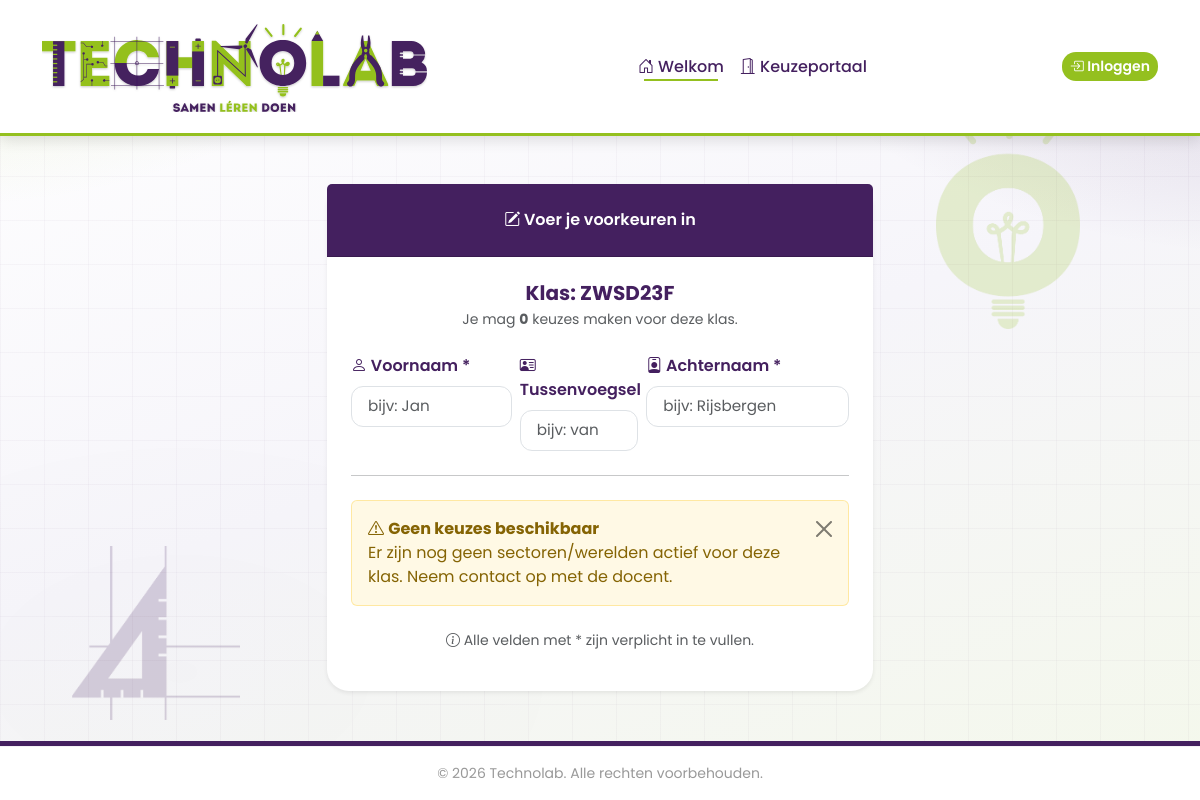
/index.php?klas_id=1, run on an earlier commit of the app's database.
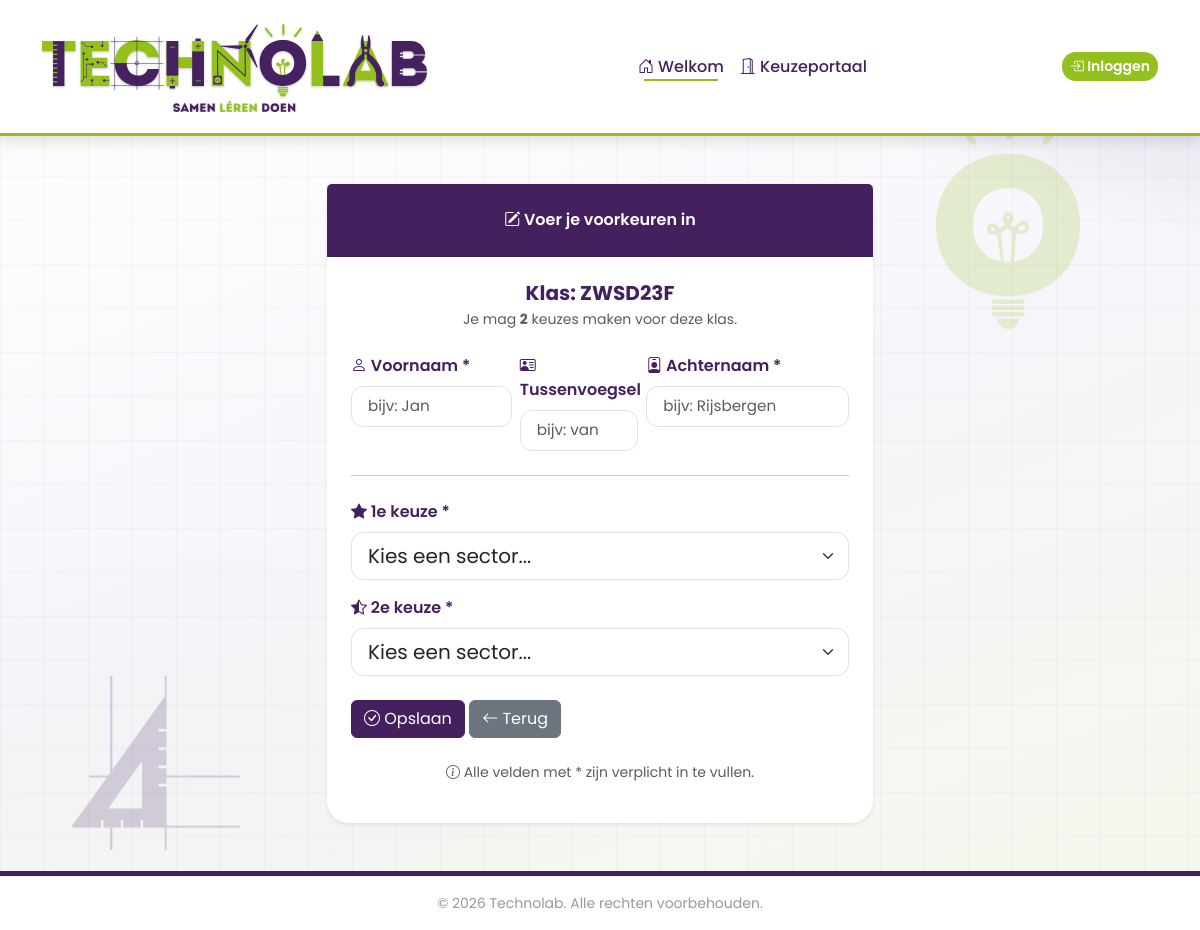
And on a later commit of the database.
### tables this page shows
CREATE TABLE `bezoek` (
  `bezoek_id` int(11) NOT NULL,
  `naam` varchar(255) NOT NULL,
  `type_onderwijs` enum('PO','VO','MBO') NOT NULL,
  `schooljaar` varchar(20) NOT NULL DEFAULT '',
  `pincode` varchar(50) NOT NULL,
  `max_keuzes` tinyint(3) UNSIGNED NOT NULL DEFAULT 2,
  `po_dag1` datetime DEFAULT NULL,
  `po_dag2` datetime DEFAULT NULL,
  `vo_week_start` date DEFAULT NULL,
  `vo_week_eind` date DEFAULT NULL,
  `actief` tinyint(1) NOT NULL DEFAULT 1,
  `created_at` timestamp NOT NULL DEFAULT current_timestamp()
);

### index.php (the view, shortened to what the changed rows need)
<?php
require 'includes/header.php';
?>
<?php
$klas_id = isset($_SESSION['klas_id']) ? (int)$_SESSION['klas_id'] : (int)$_GET['klas_id'];
$is_bewerken = (
    isset($_GET['edit']) &&
    $_GET['edit'] === '1' &&
    !isset($_SESSION['admin_id']) &&
    !empty($_SESSION['mag_wijzigen'])
);
$stmt = $conn->prepare("SELECT bezoek_id FROM bezoek_klas WHERE klas_id = ? LIMIT 1");
$stmt->bind_param("i", $klas_id);
$stmt->execute();
$bezoek_resultaat = $stmt->get_result()->fetch_assoc();
$bezoek_id = null;
$max_keuzes = 2;
if ($bezoek_resultaat) {
    $bezoek_id = (int)$bezoek_resultaat['bezoek_id'];
    $stmt = $conn->prepare("SELECT max_keuzes FROM bezoek WHERE bezoek_id = ?");
    $stmt->bind_param("i", $bezoek_id);
    $stmt->execute();
    $bezoekData = $stmt->get_result()->fetch_assoc();
    if ($bezoekData) {
        $max_keuzes = (int)($bezoekData['max_keuzes'] ?? 2);
    }
}
if ($bezoek_id) {
    $stmt = $conn->prepare("
        SELECT optie_id AS id, naam
        FROM bezoek_optie
        WHERE bezoek_id = ? AND actief = 1
        ORDER BY volgorde ASC
    ");
    $stmt->bind_param("i", $bezoek_id);
    $stmt->execute();
    $beschikbare_voorkeuren = $stmt->get_result()->fetch_all(MYSQLI_ASSOC);
} else {
    $beschikbare_voorkeuren = [];
}
$aantal_keuzes = min($max_keuzes, count($beschikbare_voorkeuren));
?>
<div class="ttr-app">
    <div class="container py-5">
        <div class="row justify-content-center">
            <div class="col-lg-6 col-md-8">
                <div class="card shadow-sm border-0">
                    <div class="card-body p-4">
                        <p class="text-center text-muted small mb-4">
                            Je mag <strong><?= htmlspecialchars((string)$aantal_keuzes) ?></strong>
                            <?= $aantal_keuzes === 1 ? 'keuze' : 'keuzes' ?> maken voor deze klas.
                        </p>
                        <form method="post" id="leerlingForm" autocomplete="off">
                            <div class="row g-2">
                                <div class="col-md-4">
                                </div>
                                <div class="col-md-3">
                                </div>
                                <div class="col-md-5">
                                </div>
                            </div>
                            <hr class="my-4">
                            <?php if ($aantal_keuzes < 1): ?>
                                <div class="alert alert-warning alert-dismissible fade show" role="alert">
                                    <i class="bi bi-exclamation-triangle"></i>
                                    <strong>Geen keuzes beschikbaar</strong><br>
                                    Er zijn nog geen sectoren/werelden actief voor deze klas. Neem contact op met de docent.
                                    <button type="button" class="btn-close" data-bs-dismiss="alert" aria-label="Close"></button>
                                </div>
                            <?php else: ?>
                                <div class="preferences-section">
                                    <?php for ($i = 1; $i <= $aantal_keuzes; $i++): ?>
                                        <div class="mb-3">
                                            <label for="voorkeur<?= $i ?>" class="form-label fw-semibold">
                                                <i class="bi bi-<?= $i === 1 ? 'star-fill' : ($i === 2 ? 'star-half' : 'star') ?>"></i>
                                                <?= $i ?>e keuze *
                                            </label>
                                            <select
                                                id="voorkeur<?= $i ?>"
                                                name="voorkeur<?= $i ?>"
                                                class="form-select form-select-lg voorkeur-select"
                                                required>
                                                <option value="" <?= empty($_POST['voorkeur' . $i]) ? 'selected' : '' ?>>
                                                    Kies een sector...
                                                </option>
                                            </select>
                                        </div>
                                    <?php endfor; ?>
                                </div>
                                <div class="button-group-index mt-4">
                                    <button type="submit" class="btn btn-primary btn-index">
                                        <i class="bi bi-check-circle"></i>
                                        <?= $is_bewerken ? 'Wijzigingen opslaan' : 'Opslaan' ?>
                                    </button>
                                    <a href="klas_login.php?reset=1" class="btn btn-secondary btn-index">
                                        <i class="bi bi-arrow-left"></i> Terug
                                    </a>
                                </div>
                            <?php endif; ?>
                        </form>
                    </div>
                </div>
            </div>
        </div>
    </div>
</div>
<?php require 'includes/footer.php'; ?>

What changed in the data, as far as the page shows it:
added bezoek: max_keuzes "2"
Also different on the page:
$aantal_keuzes: "0" → (not shown)
new list line: "1 e keuze * Kies een sector..."
new list line: "2 e keuze * Kies een sector..."
text no longer shown: "Geen keuzes beschikbaar Er zijn nog geen sectoren/werelden actief voor deze klas. Neem contact op met de docent."
text now shown: "Opslaan Terug"
